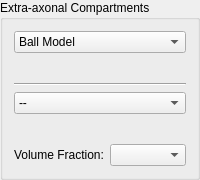
        <widget class="QGroupBox" name="groupBox_6">
         <property name="title">
          <string>Extra-axonal Compartments</string>
         </property>
         <layout class="QGridLayout" name="gridLayout_14">
          <item row="17" column="0">
           <widget class="QFrame" name="m_Comp4FractionFrame">
            <property name="frameShape">
             <enum>QFrame::NoFrame</enum>
            </property>
            <property name="frameShadow">
             <enum>QFrame::Raised</enum>
            </property>
            <layout class="QGridLayout" name="gridLayout_18">
             <property name="leftMargin">
              <number>0</number>
             </property>
             <property name="topMargin">
              <number>0</number>
             </property>
             <property name="rightMargin">
              <number>0</number>
             </property>
             <property name="bottomMargin">
              <number>0</number>
             </property>
             <item row="0" column="0">
              <widget class="QLabel" name="m_NoiseLabel_3">
               <property name="text">
                <string>Volume Fraction:</string>
               </property>
              </widget>
             </item>
             <item row="0" column="1">
              <widget class="QmitkDataStorageComboBox" name="m_Comp4VolumeFraction">
               <property name="toolTip">
                <string/>
               </property>
              </widget>
             </item>
            </layout>
           </widget>
          </item>
          <item row="6" column="0">
           <widget class="QComboBox" name="m_Compartment3Box">
            <property name="toolTip">
             <string>Select signal model for extra-axonal compartment.</string>
            </property>
            <item>
             <property name="text">
              <string>Ball Model</string>
             </property>
            </item>
            <item>
             <property name="text">
              <string>Astrosticks Model</string>
             </property>
            </item>
            <item>
             <property name="text">
              <string>Dot Model</string>
             </property>
            </item>
            <item>
             <property name="text">
              <string>PrototypeSignal</string>
             </property>
            </item>
           </widget>
          </item>
          <item row="8" column="0">
           <widget class="QmitkAstrosticksModelParametersWidget" name="m_AstrosticksWidget1" native="true"/>
          </item>
          <item row="10" column="0">
           <widget class="QmitkPrototypeSignalParametersWidget" name="m_PrototypeWidget3" native="true"/>
          </item>
          <item row="15" column="0">
           <widget class="QmitkDotModelParametersWidget" name="m_DotWidget2" native="true"/>
          </item>
          <item row="9" column="0">
           <widget class="QmitkDotModelParametersWidget" name="m_DotWidget1" native="true"/>
          </item>
          <item row="11" column="0">
           <widget class="Line" name="line_2">
            <property name="orientation">
             <enum>Qt::Horizontal</enum>
            </property>
           </widget>
          </item>
          <item row="13" column="0">
           <widget class="QmitkBallModelParametersWidget" name="m_BallWidget2" native="true"/>
          </item>
          <item row="7" column="0">
           <widget class="QmitkBallModelParametersWidget" name="m_BallWidget1" native="true"/>
          </item>
          <item row="14" column="0">
           <widget class="QmitkAstrosticksModelParametersWidget" name="m_AstrosticksWidget2" native="true"/>
          </item>
          <item row="12" column="0">
           <widget class="QComboBox" name="m_Compartment4Box">
            <property name="toolTip">
             <string>Select signal model for extra-axonal compartment.</string>
            </property>
            <item>
             <property name="text">
              <string>--</string>
             </property>
            </item>
            <item>
             <property name="text">
              <string>Ball Model</string>
             </property>
            </item>
            <item>
             <property name="text">
              <string>Astrosticks Model</string>
             </property>
            </item>
            <item>
             <property name="text">
              <string>Dot Model</string>
             </property>
            </item>
            <item>
             <property name="text">
              <string>Prototype Signal</string>
             </property>
            </item>
           </widget>
          </item>
          <item row="16" column="0">
           <widget class="QmitkPrototypeSignalParametersWidget" name="m_PrototypeWidget4" native="true"/>
          </item>
         </layout>
        </widget>
